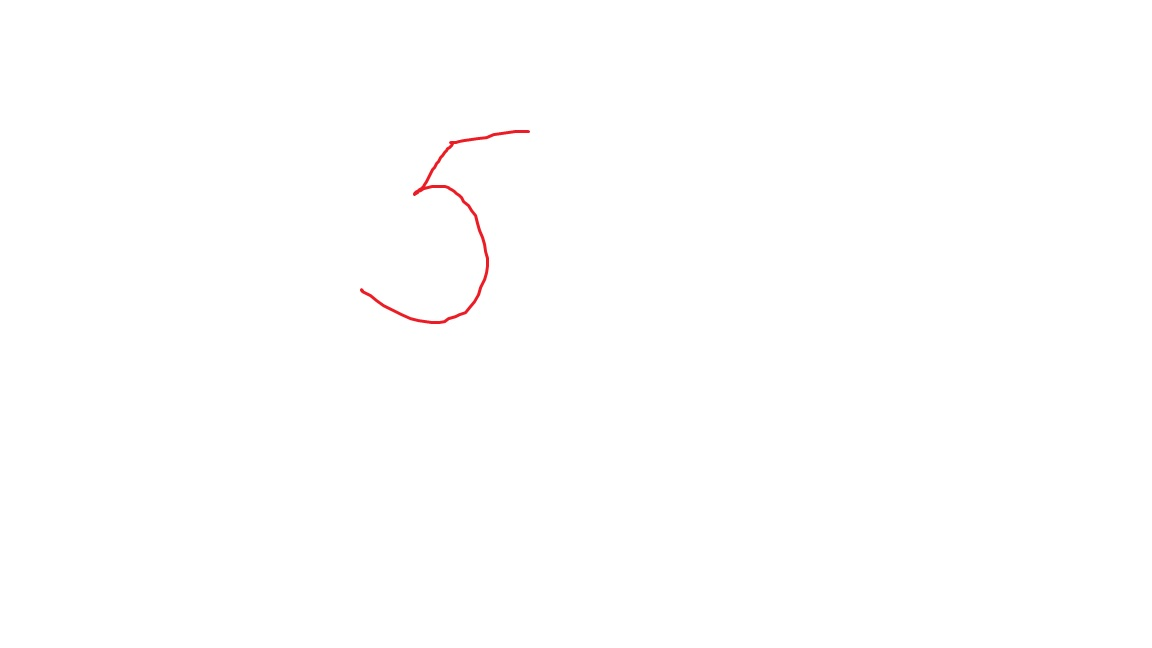
#> input picture data/test_5.jpg, 1152 x 648 px
$ python -i digits_extraction.py   (imports and definitions only)
#> lines starting #> are read from the running program, lines starting #| are printed output that depends on the picture; after the words box and inside, x2 and y2 are one past the last pixel; in counts of white or black regions, pixels touching at a corner belong together
import math
from typing import List

import numpy as np
import cv2
# image_file = "C:\\Users\\Home\\Desktop\\alg\\source.png"


def letters_extract(image_file: str, is_read=True, out_size=28, border_size=3) -> List[np.array]:
#> called with image_file = '../data/test_5.jpg', is_read = True, out_size = 28, border_size = 3
    if is_read:
        img = cv2.imread(image_file)
#> img is the input picture: shape (648, 1152, 3); mean B, G, R 254.6, 254.6, 254.9
    else:
        img = image_file
    gray = cv2.cvtColor(img, cv2.COLOR_BGR2GRAY)
    # gray = cv2.blur(gray, (2, 2))
    ret, thresh = cv2.threshold(gray, 254, 255, cv2.THRESH_BINARY)
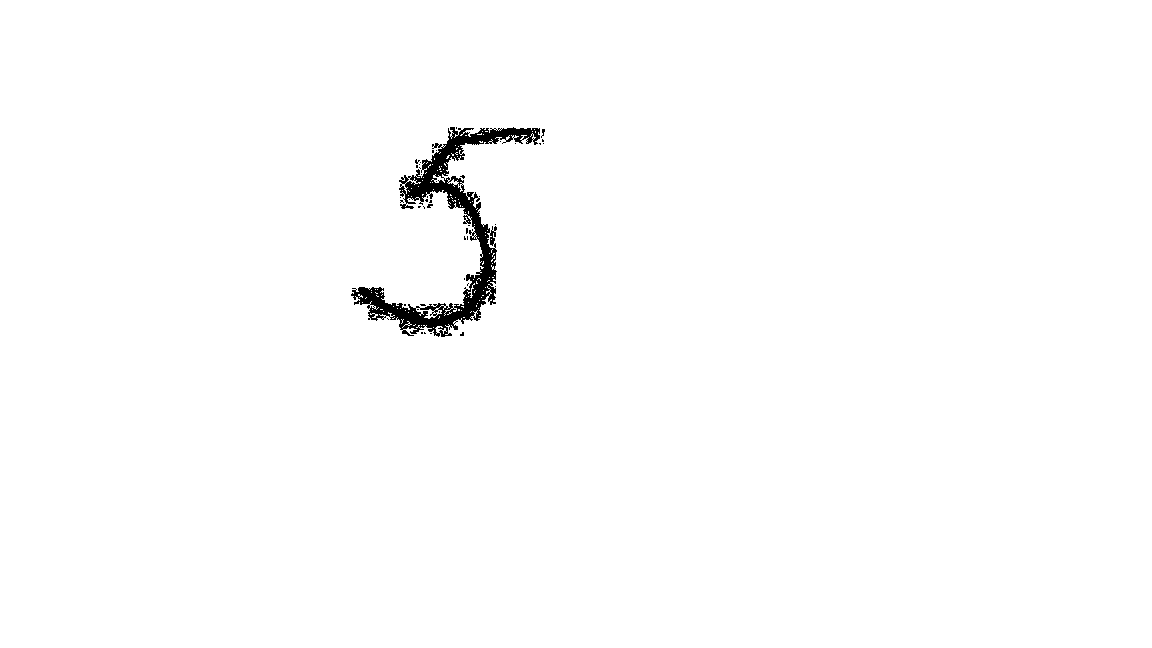
#> thresh: shape (648, 1152); 99% white; 46 black regions (45 under 20 px), largest, box (x1, y1, x2, y2) and area: (351, 127, 540, 337) 7448
    img_erode = cv2.erode(thresh, np.ones((3, 3), np.uint8), iterations=1)
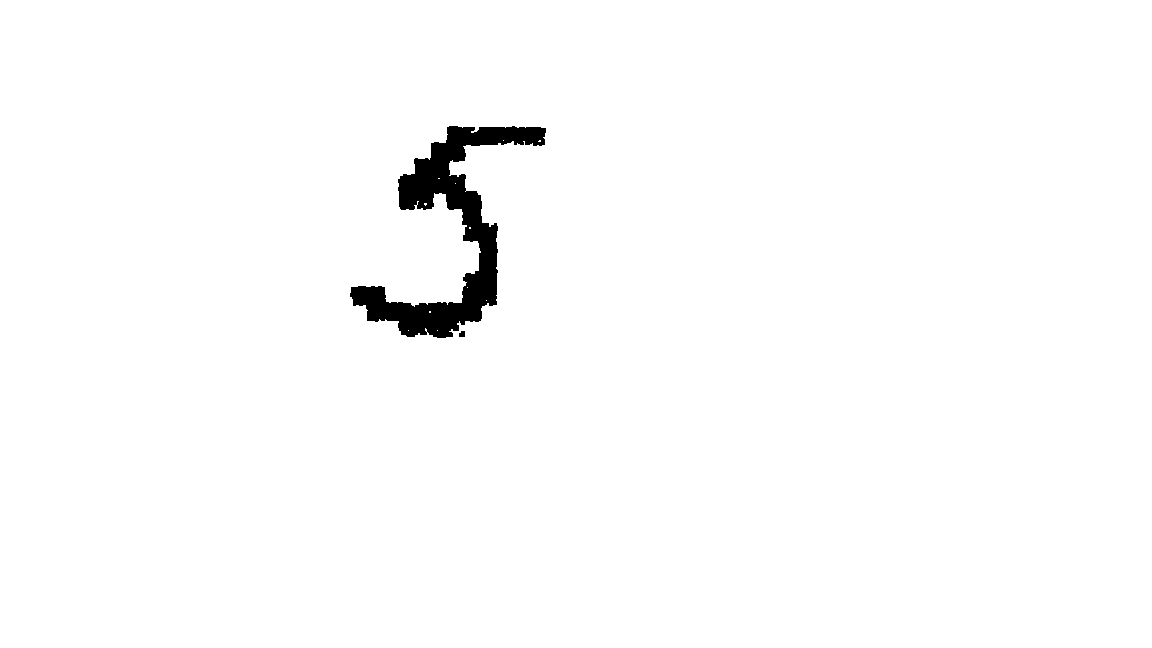
#> img_erode: shape (648, 1152); 98.5% white; 2 black regions

    # Get contours
    contours, hierarchy = cv2.findContours(img_erode, cv2.RETR_TREE, cv2.CHAIN_APPROX_NONE)
#> contours = 14 contours, 11 with area under 20; largest, box (x1, y1, x2, y2) and area: (0, 0, 1152, 648) 744697, (349, 125, 547, 339) 11766, (458, 330, 466, 338) 42

    output = img.copy()

    letters = []
    for idx, contour in enumerate(contours):
        (x, y, w, h) = cv2.boundingRect(contour)
        coords = (x, y, w, h)
        if hierarchy[0][idx][3] == 0:
            cv2.rectangle(output, (x, y), (x + w, y + h), (70, 0, 0), 1)
            letter_crop = img_erode[y:y + h, x:x + w]

            # Resize letter canvas to square
            size_max = max(w, h)
            letter_square = 255 * np.ones(shape=[size_max, size_max], dtype=np.uint8)
            if w > h:
                # Enlarge image top-bottom
                # ------
                # ======
                # ------
                y_pos = size_max // 2 - h // 2
                letter_square[y_pos:y_pos + h, 0:w] = letter_crop
            elif w < h:
                # Enlarge image left-right
                # --||--
                x_pos = size_max // 2 - w // 2
                letter_square[0:h, x_pos:x_pos + w] = letter_crop
            else:
                letter_square = letter_crop
            # Resize letter to 28x28 and add letter and its X-coordinate
            letter = cv2.resize(letter_square, (out_size, out_size), interpolation=cv2.INTER_AREA)
            letters.append((x, w, letter))
#> this loop made 14 passes
#> (x, y, w, h, size_max, x_pos) on pass 3: (349, 125, 198, 214, 214, 8)
#> (x, y, w, h, size_max) on pass 2: (458, 330, 8, 8, 8)
#> pass 3, in letters_extract, `letter_crop = img_erode[y:y + h, x:x + w]`:
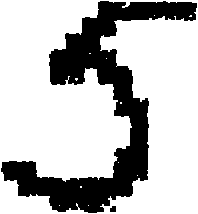
#> letter_crop: shape (214, 198); 73.6% white; 2 black regions, box (x1, y1, x2, y2) and area: (1, 1, 197, 213) 11142, (110, 206, 116, 212) 32
#> after the loop:
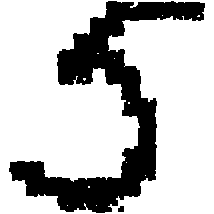
#> letter_square: shape (214, 214); 75.6% white; 2 black regions, box (x1, y1, x2, y2) and area: (9, 1, 205, 213) 11142, (118, 206, 124, 212) 32
#> after the loop:
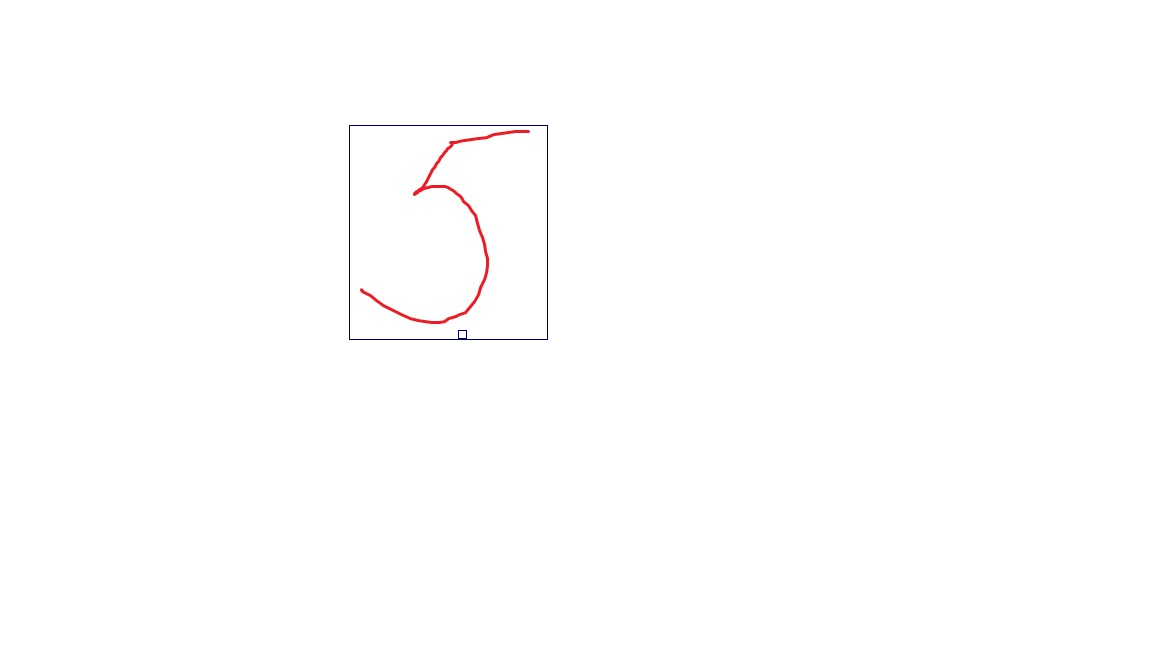
#> output: shape (648, 1152, 3); 0.11% of pixels changed, all inside (x1, y1, x2, y2) = (349, 125, 548, 340)
#> after the loop, letters = 2 items
    # cv2.imshow("Output", output)
    # cv2.waitKey(0)
    # Sort array in place by X-coordinate
    letters.sort(key=lambda x: x[0], reverse=False)
    imgs_with_border = []
    for i in range(len(letters)):
        border = cv2.copyMakeBorder(letters[i][2], border_size, border_size, border_size, border_size,
                                    cv2.BORDER_CONSTANT, value=[255, 255, 255])
        img_with_border = cv2.resize(border, (out_size, out_size))
        imgs_with_border.append(img_with_border)
#> this loop made 2 passes
#> pass 1, in letters_extract, `border = cv2.copyMakeBorder(letters[i][2], border_size, border_size, b..`:
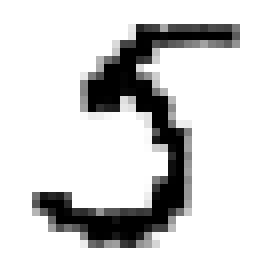
#> border: shape (34, 34) (shown 8 times larger); min 0, max 255, mean 212.8
#> pass 2, in letters_extract, `img_with_border = cv2.resize(border, (out_size, out_size))`:
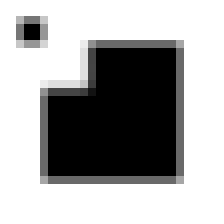
#> img_with_border: shape (28, 28) (shown 8 times larger); min 0, max 255, mean 166.9
#> after the loop, imgs_with_border = 2 items

    return imgs_with_border


# [6 lines of commented-out code are left out]

>>> result = letters_extract('../data/test_5.jpg')
#> result = 2 items
